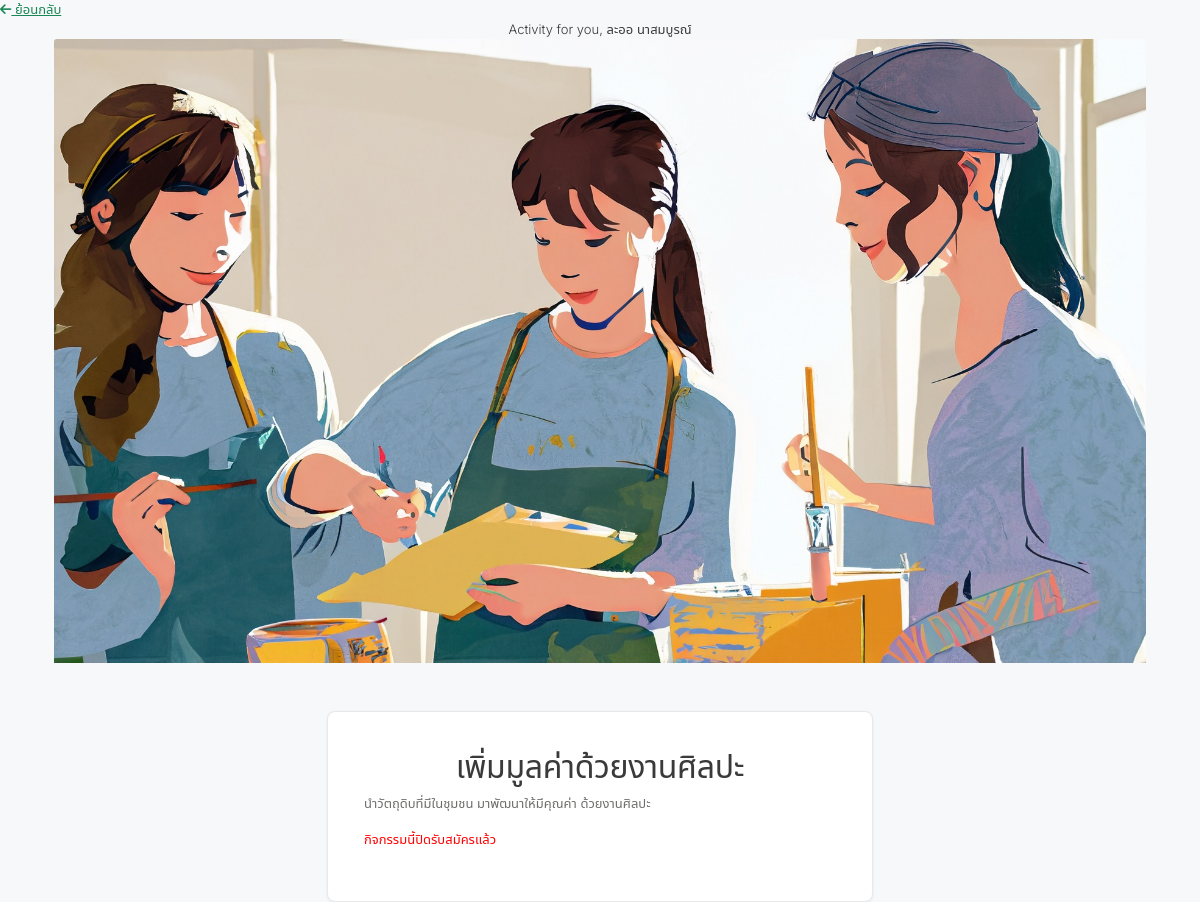
Page /activity/activity_form/ysdn_form.php?activity_id=3 (signed in) on the committed database.
### tables this page shows
CREATE TABLE `ysdn_activity` (
  `id` int NOT NULL,
  `name` varchar(255) NOT NULL,
  `date` date NOT NULL,
  `description` text,
  `byname` varchar(255) DEFAULT NULL,
  `coverimage` varchar(255) DEFAULT NULL,
  `category_activity` varchar(255) DEFAULT NULL,
  `is_registration_open` tinyint(1) DEFAULT '1'
);

### src/Database/Db.php (called while the page is built, shortened)
<?php
class Db {
    private static ?PDO $instance = null;
    function __construct() {
        $this->pdo = self::getConnection();
    }
    private static function getConnection(): PDO {
        if (self::$instance === null) {
            $host = $_ENV['DB_HOST'];
            $port = $_ENV['DB_PORT'] ?? '3306';
            $name = $_ENV['DB_NAME'];
            $user = $_ENV['DB_USER'];
            $pass = $_ENV['DB_PASSWORD'];
            try {
                $dsn = "mysql:host={$host};port={$port};dbname={$name};charset=utf8mb4";
                $pdo = new PDO($dsn, $user, $pass);
                $pdo->setAttribute(PDO::ATTR_DEFAULT_FETCH_MODE, PDO::FETCH_ASSOC);
                $pdo->setAttribute(PDO::ATTR_ERRMODE, PDO::ERRMODE_EXCEPTION);
                self::$instance = $pdo;
            } catch (PDOException $e) {
                Logger::error('Database connection failed', ['error' => $e->getMessage()]);
                throw $e;
            }
        }
        return self::$instance;
    }
}

### src/Model/Activitycms.php (called while the page is built, shortened)
<?php
class Activitycms extends Db {
    public function getActivityById($activityId) {
        $sql = "
            SELECT * FROM ysdn_activity WHERE id = :activityId
        ";
        $stmt = $this->pdo->prepare($sql);
        $stmt->execute(['activityId' => $activityId]);
        $activityData = $stmt->fetch();
        return $activityData;
    }
    }

### activity/activity_form/ysdn_form.php (the view, shortened to what this page needs)
<?php
$activity_obj = new Activitycms();
$activity_id = isset($_GET['activity_id']) ? $_GET['activity_id'] : null;
$activity = $activity_obj->getActivityById($activity_id);
?>
<!DOCTYPE html>
<html lang="en">
<head>
    <link href="https://cdn.jsdelivr.net/npm/bootstrap@5.1.1/dist/css/bootstrap.min.css" rel="stylesheet">
    <link rel="stylesheet" href="https://cdnjs.cloudflare.com/ajax/libs/font-awesome/6.0.0-beta3/css/all.min.css">
    <link rel="stylesheet" href="style_activity.css">
</head>
<body>
    <a href="../activity.php" class="text-success mt-3">
        <i class="fas fa-arrow-left"></i> ย้อนกลับ
    </a>
    <div class="container">
        <div class="card-name text-center">
        <?php if (isset($_SESSION['id'])) : ?>
            <div>
                Activity for you, <?php echo $_SESSION['name']; ?>
            </div>
        <?php endif; ?>
        </div>
        <div class="container">
            <img src="../images/<?php echo $activity['coverimage']; ?>" class="card-img-top" alt="Cover Image">
        </div>
        <div class="row justify-content-center">
            <div class="col-md-6">
                <div class="card mt-5">
                    <div class="card-body">
                        <h2 class="card-title text-center"><?php echo $activity['name']; ?></h2>
                        <p class="card-text"><?php echo $activity['description']; ?></p>
                        <?php
                        if ($activity['is_registration_open'] == 2) {
                            echo '<p style="color: red;">กิจกรรมนี้ปิดรับสมัครแล้ว</p>';
                        }
                        ?>
                    </div>
                </div>
            </div>
        </div>
    </div>
</body>
</html>

### activity/style_activity.css (style rules this page uses)
body { font-family: Arial, sans-serif; margin: 0; padding: 0; background-color: #f4f4f4; }
.card-text { color: #6f6e6d; }

### theme/css/minimal.css (style rules this page uses)
:root { --font-base: 'Inter', 'Noto Sans Thai', system-ui, sans-serif; --fw-light: 300; --fw-normal: 400; --fw-medium: 500; --fs-base: 13px; --fs-sm: 12px; --fs-lg: 15px; --color-primary: #f58220; --color-text: #3a3a3a; --color-text-muted: #8a8a8a; --color-border: #e8e8e8; --color-bg: #f7f8fa; --color-surface: #ffffff; --radius: 8px; --shadow-sm: 0 1px 3px rgba(0,0,0,.06); }
*, *::before, *::after { box-sizing: border-box; }
body { font-family: var(--font-base) !important; font-weight: var(--fw-light) !important; font-size: var(--fs-base) !important; color: var(--color-text) !important; background-color: var(--color-bg) !important; -webkit-font-smoothing: antialiased; }
h1, h2, h3, h4, h5, h6, .h1, .h2, .h3, .h4, .h5, .h6 { font-family: var(--font-base) !important; font-weight: var(--fw-medium) !important; letter-spacing: -0.01em; }
p, span, td, th, label, a, li, input, select, textarea, button { font-family: var(--font-base) !important; font-weight: var(--fw-light) !important; }
.card { border: 1px solid var(--color-border) !important; border-radius: var(--radius) !important; box-shadow: var(--shadow-sm) !important; }
.card-body { padding: 16px !important; }

### activity/activity_form/ysdn_form.php (style rules this page uses)
.card { margin: 0 auto; padding: 20px; background-color: #ffffff; box-shadow: 0px 0px 10px rgba(0, 0, 0, 0.1); border-radius: 5px; margin-top: 20px; }

### rows in the picture
ysdn_activity: coverimage (picture), name "เพิ่มมูลค่าด้วยงานศิลปะ", description "นำวัตถุดิบที่มีในชุมชน มาพัฒนาให้มีคุณค่า ด้วยงานศิลปะ"

### other values in the picture
$_SESSION['name'] "ละออ นาสมบูรณ์"
